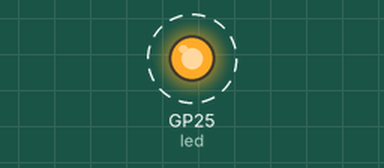
Bench run of a program on a simulated Raspberry Pi Pico running MicroPython. On the bench: output pins drawn as LEDs (lit = HIGH). Dashed ring = blinking. What the program prints to the serial console is not drawn. At 3.0 s the program stops and its outputs stay as they are.

Above: at 0.5 s.
Timing chart, 0 to 4.5 s (numbered marks = the images above):
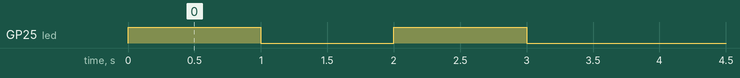

The program:

01_hello_pico.py
```python
from machine import Pin
from time import sleep

led = Pin("LED", Pin.OUT)

print("Three...")
led.on()
sleep(1)

print("Two...")
led.off()
sleep(1)

print("One...")
led.on()
print("Hello, physical world!")
sleep(1)

led.off()
```

Measured:
- by itself, GP25 (led): alternates HIGH for 1.0 s and LOW for 1.0 s
